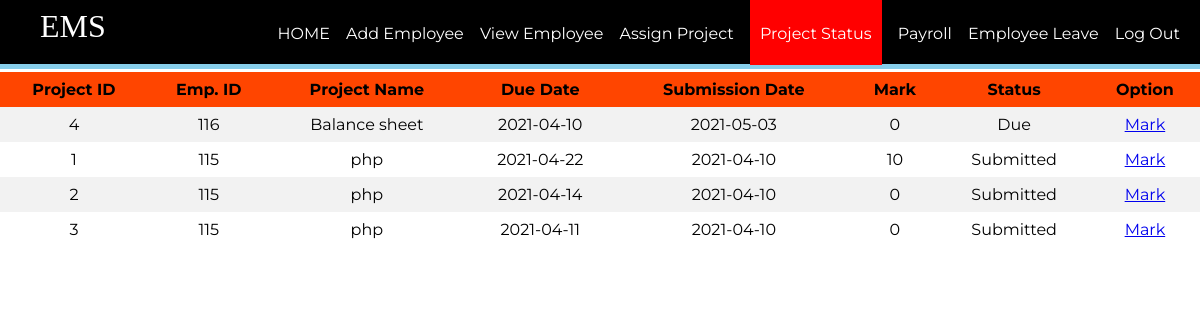
/employee/assignproject.php, run on the app's committed database.
### tables this page shows
CREATE TABLE `project` (
  `pid` int(10) UNSIGNED NOT NULL,
  `eid` int(11) DEFAULT NULL,
  `pname` varchar(100) DEFAULT NULL,
  `duedate` date DEFAULT NULL,
  `subdate` date NOT NULL DEFAULT '2021-05-03',
  `mark` int(11) NOT NULL,
  `status` varchar(50) DEFAULT NULL
);

### employee/assignproject.php (the view, shortened to what this page needs)
<?php
require_once ('process/dbh.php');
$sql = "SELECT * from `project` order by subdate desc";
$result = mysqli_query($conn, $sql);
?>
<html>
<head>
	<link rel="stylesheet" type="text/css" href="styleview.css">
</head>
<body>
	<header>
		<nav>
			<h1>EMS</h1>
			<ul id="navli">
				<li><a class="homeblack" href="aloginwel.php">HOME</a></li>
				<li><a class="homeblack" href="addemp.php">Add Employee</a></li>
				<li><a class="homeblack" href="viewemp.php">View Employee</a></li>
				<li><a class="homeblack" href="assign.php">Assign Project</a></li>
				<li><a class="homered" href="assignproject.php">Project Status</a></li>
				<li><a class="homeblack" href="salaryemp.php">Payroll</a></li>
				<li><a class="homeblack" href="empleave.php">Employee Leave</a></li>
				<li><a class="homeblack" href="alogin.html">Log Out</a></li>
			</ul>
		</nav>
	</header>
	<div class="divider"></div>
		<table>
			<tr>
				<th align = "center">Project ID</th>
				<th align = "center">Emp. ID</th>
				<th align = "center">Project Name</th>
				<th align = "center">Due Date</th>
				<th align = "center">Submission Date</th>
				<th align = "center">Mark</th>
				<th align = "center">Status</th>
				<th align = "center">Option</th>
			</tr>
			<?php
				while ($employee = mysqli_fetch_assoc($result)) {
					echo "<tr>";
					echo "<td>".$employee['pid']."</td>";
					echo "<td>".$employee['eid']."</td>";
					echo "<td>".$employee['pname']."</td>";
					echo "<td>".$employee['duedate']."</td>";
					echo "<td>".$employee['subdate']."</td>";
					echo "<td>".$employee['mark']."</td>";
					echo "<td>".$employee['status']."</td>";
					echo "<td><a href=\"mark.php?id=$employee[eid]&pid=$employee[pid]\">Mark</a>";
				}
			?>
		</table>
</body>
</html>

### employee/styleview.css (style rules this page uses)
body { margin: 0px; }
header { background: black; color: white; padding: 8px 20px 6px 40px; height: 50px; }
header h1 { display: inline; font-family: 'Times New Roman'; font-weight: 400; font-size: 32px; float: left; margin-top: 0px; margin-right: 10px; }
nav ul { display: inline; padding: 0px; float: right; }
nav ul li { display: inline-block; list-style-type: none; color: white; float: none; margin-left: 12px; }
nav ul li a { color: white; text-decoration: none; }
#navli { font-family: 'Montserrat', sans-serif; }
.homered { background-color: red; padding: 30px 10px 22px 10px; }
.divider { background-color: skyblue; height: 5px; }
table { margin: 0px; border-collapse: collapse; width: 100%; font-family: 'Montserrat', sans-serif; }
th, td { text-align: center; padding: 8px; }
tr:nth-child(even) { background-color: #f2f2f2 }
th { background-color: orangered; color: black; }

### data on the page
project: pid "4", eid "116", pname "Balance sheet", duedate "2021-04-10", subdate "2021-05-03", mark "0", status "Due"
project: pid "1", eid "115", pname "php", duedate "2021-04-22", subdate "2021-04-10", mark "10", status "Submitted"
project: pid "2", eid "115", pname "php", duedate "2021-04-14", subdate "2021-04-10", mark "0", status "Submitted"
project: pid "3", eid "115", pname "php", duedate "2021-04-11", subdate "2021-04-10", mark "0", status "Submitted"
